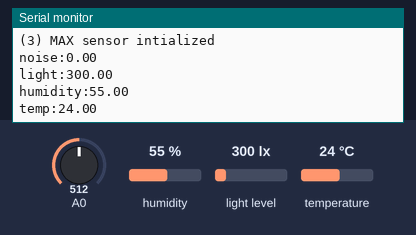
The sketch below on a simulated Arduino Uno, built with avr-gcc and run on an emulated ATmega328P. Shown: the last lines printed to the serial monitor. The test bench sets the inputs (shaded band); at power-on: light level 300 lx, A0 = 512, humidity 55 %, temperature 24 °C.

Above: at 1.9 s.
2.0 s: light level set to 40 lx
At 3.4 s:
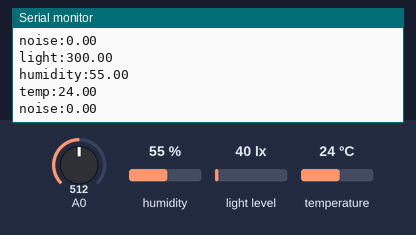
3.5 s: A0 set to 686
At 4.8 s:
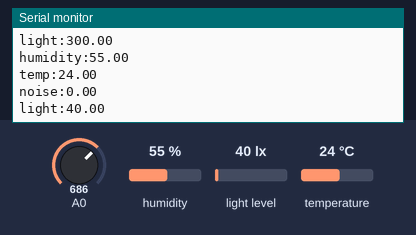
5.0 s: light level set to 500 lx
At 6.5 s:
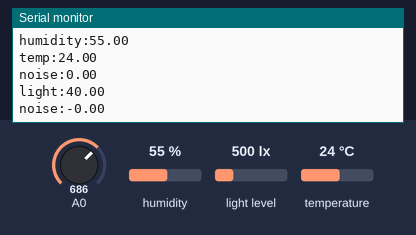
Timing chart, 0 to 8.0 s (numbered marks = the images above; inputs shaded):
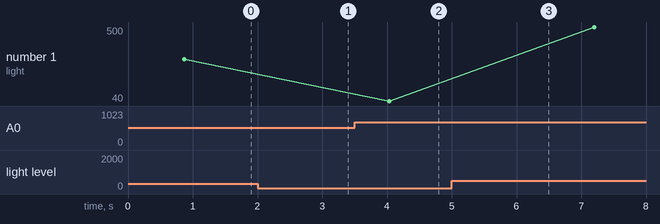

Measured:
- plotted number 1: 40 → 500 after the input at 5.0 s

The sketch:

ser_ard_send_env.ino
```cpp
/*
  Software serial send multiple sensor data
  to ESP8266 via software serial

 */

/* includes */
// general
#include <stdio.h>
// tsl
#include <Wire.h>
#include <Adafruit_Sensor.h>
#include <Adafruit_TSL2561_U.h>
// dht
#include "DHT.h"

/* defines */
#define PIN_DHT 4
#define TYPE_DHT DHT22
#define PIN_RX 10
#define PIN_TX 11
#define OUTPUT_SIZE 31

/* globals */
// tsl
Adafruit_TSL2561_Unified tsl = Adafruit_TSL2561_Unified(TSL2561_ADDR_FLOAT, 12345);
// dht
DHT dht(PIN_DHT, TYPE_DHT);
// max
const int sampleWindow = 50; // Sample window width in mS (50 mS = 20Hz)
unsigned int sample;

void setup() {
  // Open serial communications and wait for port to open:
  Serial.begin(57600);
  while (!Serial) {
    ; // wait for serial port to connect. Needed for native USB port only
  }

  Serial.println("\n***** ENVIRONMENTAL SENSOR DATA COLLECTOR STARTED *****");

  /* Initialise the sensors */
  // (1) tsl
  // use tsl.begin() to default to Wire,
  // tsl.begin(&Wire2) directs api to use Wire2, etc.
  if(!tsl.begin())
  {
    /* There was a problem detecting the TSL2561 ... check your connections */
    Serial.print("Ooops, no TSL2561 detected ... Check your wiring or I2C ADDR!");
    while(1);
  }
  /* Display some basic information on this sensor */
  displaySensorDetails();
  /* Setup the sensor gain and integration time */
  configureSensor();
  /* We're ready to go! */
  Serial.println("(1) TSL sensor intialized");

  // (2) dht
  dht.begin();
  Serial.println("(2) DHT sensor intialized");
  delay(100);

  // (3) max
  Serial.println("(3) MAX sensor intialized");
  delay(100);
}

unsigned int timer = 0;
void loop() {

    if (timer >= 60000) timer = 0;  // reset timer each minute
    // semd all sensor data every 30 seconds
    if (timer % 60000 == 0) {
      sendMAX();
      delay(50);
      sendTSL();
      delay(50);
      sendDHT();
    }
    // send light and noise every 2 seconds
    else if (timer % 6000 == 0) {
      sendMAX();
      delay(50);
      sendTSL();
    }
    else if (timer % 3000 == 0) {
      sendTSL();
    }
    else if (timer % 2000 == 0) {
      sendMAX();
    }

    delay(1000);
    timer+=1000;
}

/***** SEND FUNCTIONS *****/
void sendTSL() {
  float valTSL;
  if (readTSL(&valTSL) == true) {
    Serial.print("light:");
    Serial.println(valTSL);
  } else {
    Serial.println("MAX read fail!");
  }
}
void sendMAX() {
  double valMAX;
  if (readMAX(&valMAX) == true) {
    Serial.print("noise:");
    Serial.println(valMAX);
  } else {
    Serial.println("MAX read fail!");
  }
}
void sendDHT() {
  float valDHT[2];
  if (readDHT(valDHT) == true) {
    Serial.print("humidity:");
    Serial.println(valDHT[0]);
    delay(50);
    Serial.print("temp:");
    Serial.println(valDHT[1]);
  } else {
    Serial.println("DHT read fail!");
  }
}

/***** HELPER FUNCTIONS *****/
// tsl
/**************************************************************************/
/*
    Displays some basic information on this sensor from the unified
    sensor API sensor_t type (see Adafruit_Sensor for more information)
*/
/**************************************************************************/
void displaySensorDetails(void)
{
  sensor_t sensor;
  tsl.getSensor(&sensor);
  Serial.println("------------------------------------");
  Serial.print  ("Sensor:       "); Serial.println(sensor.name);
  Serial.print  ("Driver Ver:   "); Serial.println(sensor.version);
  Serial.print  ("Unique ID:    "); Serial.println(sensor.sensor_id);
  Serial.print  ("Max Value:    "); Serial.print(sensor.max_value); Serial.println(" lux");
  Serial.print  ("Min Value:    "); Serial.print(sensor.min_value); Serial.println(" lux");
  Serial.print  ("Resolution:   "); Serial.print(sensor.resolution); Serial.println(" lux");
  Serial.println("------------------------------------");
  Serial.println("");
  delay(500);
}

/**************************************************************************/
/*
    Configures the gain and integration time for the TSL2561
*/
/**************************************************************************/
void configureSensor(void)
{
  /* You can also manually set the gain or enable auto-gain support */
  // tsl.setGain(TSL2561_GAIN_1X);      /* No gain ... use in bright light to avoid sensor saturation */
  tsl.setGain(TSL2561_GAIN_16X);     /* 16x gain ... use in low light to boost sensitivity */
  //tsl.setGain(TSL2561_GAIN_8X);
  //tsl.enableAutoRange(true);            /* Auto-gain ... switches automatically between 1x and 16x */

  /* Changing the integration time gives you better sensor resolution (402ms = 16-bit data) */
  //tsl.setIntegrationTime(TSL2561_INTEGRATIONTIME_13MS);      /* fast but low resolution */
  tsl.setIntegrationTime(TSL2561_INTEGRATIONTIME_101MS);  /* medium resolution and speed   */
  // tsl.setIntegrationTime(TSL2561_INTEGRATIONTIME_402MS);  /* 16-bit data but slowest conversions */

  /* Update these values depending on what you've set above! */
  Serial.println("------------------------------------");
  Serial.print  ("Gain:         "); Serial.println("16x");
  Serial.print  ("Timing:       "); Serial.println("101 ms");

  Serial.println("------------------------------------");
}

boolean readTSL(float *valTSL) {
  /* Get a new sensor event */
  sensors_event_t event;
  tsl.getEvent(&event);

  /* Display the results (light is measured in lux) */
  if (event.light)
  {
    *valTSL = event.light;
    return true;
  }
  else
  {
    /* If event.light = 0 lux the sensor is probably saturated
       and no reliable data could be generated! */
    Serial.println("Sensor overload");
    return false;
  }
}

// dht
boolean readDHT(float *valDHT) {
  // Reading temperature or humidity takes about 250 milliseconds!
  // Sensor readings may also be up to 2 seconds 'old' (its a very slow sensor)
  float h = dht.readHumidity();
  // Read temperature as Celsius (the default)
  float t = dht.readTemperature();

  // Check if any reads failed and exit early (to try again).
  if (isnan(h) || isnan(t)) {
    Serial.println("Failed to read from DHT sensor!");
    return false;
  }

  // set values and return
  valDHT[0] = h;
  valDHT[1] = t;
  return true;
}

// max
boolean readMAX(double *valMAX) {
   unsigned long startMillis= millis();  // Start of sample window
   unsigned int peakToPeak = 0;   // peak-to-peak level

   double voltageInput = 3.3;
   unsigned int inputMax = 676;   // 1024 for 5V input
   unsigned int signalMax = 0;
   unsigned int signalMin = inputMax;


   // collect data for 50 mS
   while (millis() - startMillis < sampleWindow)
   {
      sample = analogRead(0);
      if (sample < inputMax)  // toss out spurious readings
      {
         if (sample > signalMax)
         {
            signalMax = sample;  // save just the max levels
         }
         else if (sample < signalMin)
         {
            signalMin = sample;  // save just the min levels
         }
      }
   }
   peakToPeak = signalMax - signalMin;  // max - min = peak-peak amplitude
   double volts = (peakToPeak * voltageInput) / inputMax;  // convert to volts
   if (volts >= 0.0 && volts <= voltageInput) {
      *valMAX = volts;
      return true;
   }
}
```
